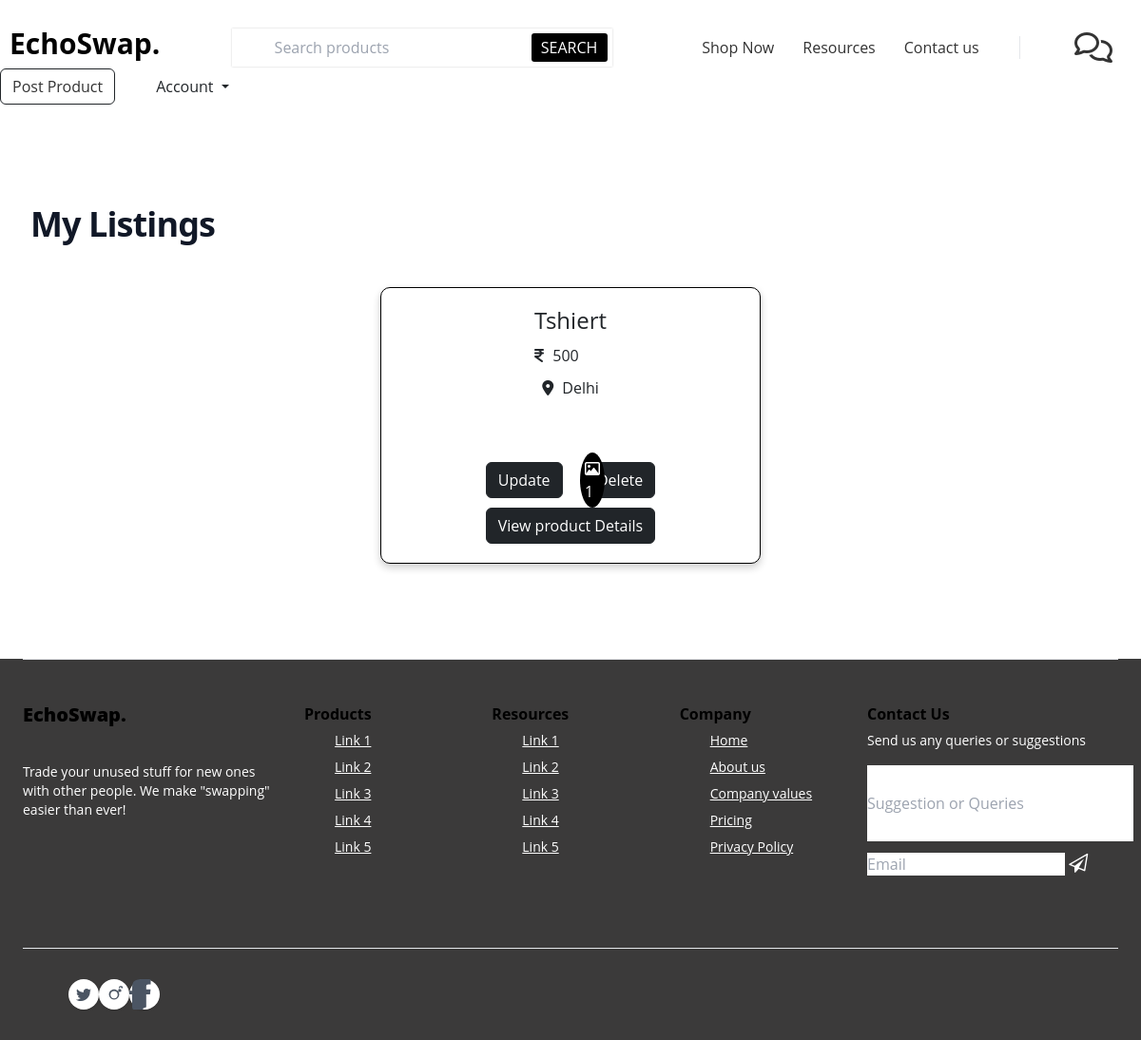
Page /listings.php (signed in) on the committed database.
### tables this page shows
CREATE TABLE `products` (
  `id` varchar(50) NOT NULL,
  `pid` varchar(50) NOT NULL,
  `Product_name` varchar(50) NOT NULL,
  `address` varchar(50) NOT NULL,
  `price` int(50) NOT NULL,
  `category` varchar(50) NOT NULL,
  `image_01` varchar(50) NOT NULL,
  `image_02` varchar(50) NOT NULL,
  `image_03` varchar(50) NOT NULL,
  `image_04` varchar(50) NOT NULL,
  `image_05` varchar(50) NOT NULL,
  `description` varchar(255) NOT NULL
);

### listings.php (the view, shortened to what this page needs)
<?php
include 'config.php';
if (isset($_COOKIE['user_id'])) {
    $user_id = $_COOKIE['user_id'];
} else {
    $user_id = '';
    header('location:login.php');
}
?>
<?php include 'Header.php'; ?>
<div class="lstng-listings-main">
    <h1 id="lstng-Categories" class="lstng-listings-header section" data-content="website-headlines">
        My Listings
    </h1>
    <section class="lstng-my-listings">
        <div class="lstng-box-container">
            <?php
            $select_products = "SELECT * FROM `products` WHERE id = '$user_id'";
            $select_products_query = mysqli_query($conn, $select_products);
            if (mysqli_num_rows($select_products_query) > 0) {
                while ($fetch_products = mysqli_fetch_assoc($select_products_query)) {
                    $products_id = $fetch_products['pid'];
                    if (!empty($fetch_products['image_02'])) {
                        $image_coutn_02 = 1;
                    } else {
                        $image_coutn_02 = 0;
                    }
                    if (!empty($fetch_products['image_03'])) {
                        $image_coutn_03 = 1;
                    } else {
                        $image_coutn_03 = 0;
                    }
                    if (!empty($fetch_products['image_04'])) {
                        $image_coutn_04 = 1;
                    } else {
                        $image_coutn_04 = 0;
                    }
                    if (!empty($fetch_products['image_05'])) {
                        $image_coutn_05 = 1;
                    } else {
                        $image_coutn_05 = 0;
                    }
                    $total_images = (1 + $image_coutn_02 + $image_coutn_03 + $image_coutn_04 + $image_coutn_05);
                    ?>
                    <form accept="" method="POST" class="lstng-box">
                        <div class="lstng-top-section">
                            <h4 class="lstng-name">
                                <?= $fetch_products['Product_name']; ?>
                            </h4>
                            <div class="lstng-price">
                                <i class="fas fa-indian-rupee-sign"></i><span>
                                    <?= $fetch_products['price']; ?>
                                </span>
                            </div>
                            <p class="lstng-location"><i class="fas fa-map-marker-alt"></i><span>
                                    <?= $fetch_products['address']; ?>
                                </span></p>
                        </div>
                        <div class="lstng-thumb">
                            <p><i class="far fa-image"></i><span>
                                    <?= $total_images; ?>
                                </span></p>
                        </div>
                        <div class="lstng-bottom-section">
                            <div class="lstng-flex-btn">
                                <a href="update_products.php?pid=<?= $products_id; ?>" class="btn btn-dark">Update</a>
                                <input type="submit" name="delete" value="Delete" class="btn btn-dark"
                                    onclick="return confirm('delete this listing?');">
                            </div>
                            <div class="lstng-view-btn">
                                <a class="btn btn-dark" href="view_products.php?get_id=<?= $products_id; ?>">View
                                    product Details</a>
                            </div>
                        </div>
                    </form>
                    <?php
                }
            } else {
                echo '<p style="text-align: center;">
  <span style="display: block; margin-bottom: 1.5rem;">No products added yet!</span>
  <a href="post.php" style="display: inline-block; padding: 0.5rem 1rem; background-color: black; color: white; text-decoration: none; border-radius: 4px;">Add New</a>
</p>
';
            }
            ?>
        </div>
</div>
<?php include 'Footer.php'; ?>
</body>
</html>

### css/complete.css (style rules this page uses)
* { margin: 0; padding: 0; box-sizing: border-box; outline: none; list-style: none; font-family: "Open Sans", sans-serif; }
::placeholder { color: #1d1e3c; opacity: 1; }
body { font-family: system-ui, -apple-system, BlinkMacSystemFont, "Segoe UI", Roboto, "Helvetica Neue", Arial, "Noto Sans", sans-serif, "Apple Color Emoji", "Segoe UI Emoji", "Segoe UI Symbol", "Noto Color Emoji"; }
.lstng-my-listings { padding: 20px; }
.lstng-box-container { display: flex; flex-wrap: wrap; justify-content: center; gap: 20px; margin-top: 20px; }
.lstng-box { display: flex; flex-direction: column; align-items: center; background-color: #fff; padding: 20px; border-radius: 10px; width: 100%; max-width: 400px; border: 1px solid #000; box-shadow: 0 4px 8px rgba(0, 0, 0, 0.2); }
.lstng-thumb { position: relative; margin-bottom: 20px; }
.lstng-thumb p { position: absolute; top: 10px; left: 10px; background-color: #000; color: #fff; padding: 5px; border-radius: 50%; }
.lstng-price { margin-bottom: 10px; }
.lstng-price i { margin-right: 5px; }
.lstng-name { margin-bottom: 10px; text-align: center; }
.lstng-location { margin-bottom: 10px; text-align: center; height: 60px; overflow: hidden; display: -webkit-box; -webkit-line-clamp: 3; -webkit-box-orient: vertical; }
.lstng-location i { margin-right: 5px; }
.lstng-flex-btn { display: flex; justify-content: space-between; align-items: center; margin-bottom: 10px; }
.lstng-flex-btn { display: flex; align-items: center; }
.lstng-view-btn { flex-grow: 2; display: flex; justify-content: center; }

### rows in the picture
products: Product_name "Tshiert", price "500", address "Delhi", total_images "1"
